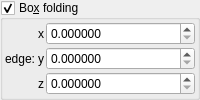
    <widget class="MyGroupBox" name="groupCheck_IFS_edge_enabled">
     <property name="title">
      <string>Bo&amp;x folding</string>
     </property>
     <property name="checkable">
      <bool>true</bool>
     </property>
     <layout class="QVBoxLayout" name="verticalLayout_8" stretch="0">
      <property name="spacing">
       <number>2</number>
      </property>
      <property name="leftMargin">
       <number>2</number>
      </property>
      <property name="topMargin">
       <number>2</number>
      </property>
      <property name="rightMargin">
       <number>2</number>
      </property>
      <property name="bottomMargin">
       <number>2</number>
      </property>
      <item>
       <layout class="QGridLayout" name="gridLayout_8" columnstretch="0,0,1">
        <property name="spacing">
         <number>2</number>
        </property>
        <item row="2" column="2">
         <widget class="MyDoubleSpinBox" name="spinbox3_IFS_edge_z">
          <property name="sizePolicy">
           <sizepolicy hsizetype="Minimum" vsizetype="Maximum">
            <horstretch>0</horstretch>
            <verstretch>0</verstretch>
           </sizepolicy>
          </property>
          <property name="prefix">
           <string/>
          </property>
          <property name="suffix">
           <string/>
          </property>
          <property name="decimals">
           <number>6</number>
          </property>
          <property name="minimum">
           <double>0.000000000000000</double>
          </property>
          <property name="maximum">
           <double>100.000000000000000</double>
          </property>
          <property name="singleStep">
           <double>0.100000000000000</double>
          </property>
         </widget>
        </item>
        <item row="0" column="2">
         <widget class="MyDoubleSpinBox" name="spinbox3_IFS_edge_x">
          <property name="sizePolicy">
           <sizepolicy hsizetype="Minimum" vsizetype="Maximum">
            <horstretch>0</horstretch>
            <verstretch>0</verstretch>
           </sizepolicy>
          </property>
          <property name="prefix">
           <string/>
          </property>
          <property name="suffix">
           <string/>
          </property>
          <property name="decimals">
           <number>6</number>
          </property>
          <property name="minimum">
           <double>0.000000000000000</double>
          </property>
          <property name="maximum">
           <double>100.000000000000000</double>
          </property>
          <property name="singleStep">
           <double>0.100000000000000</double>
          </property>
         </widget>
        </item>
        <item row="1" column="2">
         <widget class="MyDoubleSpinBox" name="spinbox3_IFS_edge_y">
          <property name="sizePolicy">
           <sizepolicy hsizetype="Minimum" vsizetype="Maximum">
            <horstretch>0</horstretch>
            <verstretch>0</verstretch>
           </sizepolicy>
          </property>
          <property name="prefix">
           <string/>
          </property>
          <property name="suffix">
           <string/>
          </property>
          <property name="decimals">
           <number>6</number>
          </property>
          <property name="minimum">
           <double>0.000000000000000</double>
          </property>
          <property name="maximum">
           <double>100.000000000000000</double>
          </property>
          <property name="singleStep">
           <double>0.100000000000000</double>
          </property>
         </widget>
        </item>
        <item row="1" column="1">
         <widget class="QLabel" name="label_119">
          <property name="sizePolicy">
           <sizepolicy hsizetype="Preferred" vsizetype="Preferred">
            <horstretch>0</horstretch>
            <verstretch>0</verstretch>
           </sizepolicy>
          </property>
          <property name="text">
           <string notr="true">y</string>
          </property>
          <property name="alignment">
           <set>Qt::AlignRight|Qt::AlignTrailing|Qt::AlignVCenter</set>
          </property>
         </widget>
        </item>
        <item row="2" column="1">
         <widget class="QLabel" name="label_120">
          <property name="sizePolicy">
           <sizepolicy hsizetype="Preferred" vsizetype="Preferred">
            <horstretch>0</horstretch>
            <verstretch>0</verstretch>
           </sizepolicy>
          </property>
          <property name="text">
           <string notr="true">z</string>
          </property>
          <property name="alignment">
           <set>Qt::AlignRight|Qt::AlignTrailing|Qt::AlignVCenter</set>
          </property>
         </widget>
        </item>
        <item row="0" column="0" rowspan="3">
         <widget class="QLabel" name="label_46">
          <property name="text">
           <string>edge:</string>
          </property>
         </widget>
        </item>
        <item row="0" column="1">
         <widget class="QLabel" name="label_118">
          <property name="sizePolicy">
           <sizepolicy hsizetype="Preferred" vsizetype="Preferred">
            <horstretch>0</horstretch>
            <verstretch>0</verstretch>
           </sizepolicy>
          </property>
          <property name="text">
           <string notr="true">x</string>
          </property>
          <property name="alignment">
           <set>Qt::AlignRight|Qt::AlignTrailing|Qt::AlignVCenter</set>
          </property>
         </widget>
        </item>
       </layout>
      </item>
     </layout>
    </widget>
